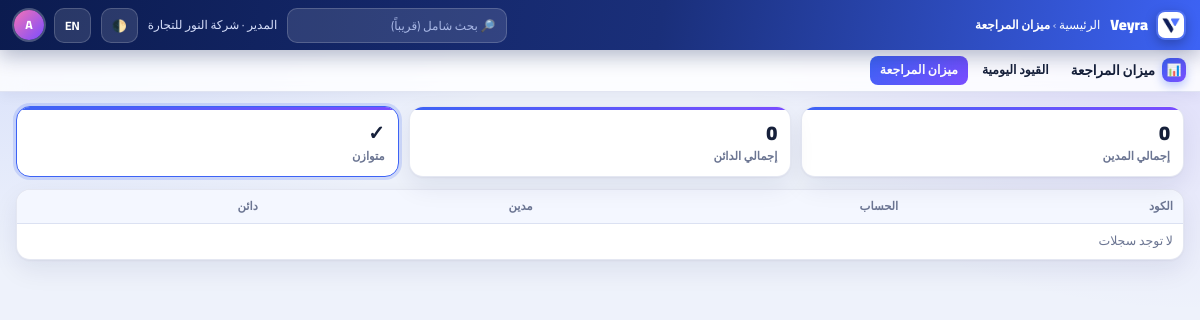
/accounting/trial-balance/ (signed in), run on the app's committed database.
### accounts/models.py (models this page shows, shortened)
class User(AbstractUser):
    company = models.ForeignKey("core.Company", null=True, blank=True,
                                on_delete=models.PROTECT, related_name="users")
    is_company_manager = models.BooleanField("مدير الشركة", default=False)
    allowed_modules = models.ManyToManyField("core.Module", blank=True, related_name="users")
    must_change_password = models.BooleanField("لازم يغيّر كلمة المرور", default=False)
    def accessible_codes(self):
        if not self.company_id:
            return set()
        from core.models import CompanyModule
        enabled = set(CompanyModule.objects.filter(company_id=self.company_id, enabled=True)
                      .values_list("module__code", flat=True))
        if self.is_superuser or self.is_company_manager:
            return enabled
        return enabled & set(self.allowed_modules.values_list("code", flat=True))
    def can_access(self, code):
        if self.is_superuser:
            return True

### core/models.py (models this page shows, shortened)
class TimeStampedModel(models.Model):
    created_at = models.DateTimeField(auto_now_add=True)
    updated_at = models.DateTimeField(auto_now=True)
    class Meta:
        abstract = True

class Company(TimeStampedModel):
    name = models.CharField("اسم الشركة", max_length=150)
    code = models.CharField("كود الشركة", max_length=20, unique=True)
    country = models.CharField("البلد", max_length=2, default="EG")
    currency = models.CharField("العملة", max_length=3, default="EGP")
    version = models.CharField("إصدار النظام", max_length=20, default="2.4.0")
    is_active = models.BooleanField("نشطة", default=True)

### accounting/views.py (the view)
# urls.py: path("accounting/trial-balance/", accounting_views.trial_balance_view, name="trial_balance"),
@module_required("accounting")
def trial_balance_view(request):
    rows, total_d, total_c = trial_balance(request.user.company)
    return render(request, "trial_balance.html", {
        "rows": rows, "total_d": total_d, "total_c": total_c,
        "balanced": total_d == total_c, "menus": [("القيود اليومية", "journal_list"), ("ميزان المراجعة", "trial_balance")],
        "icon": "📊", "title": "ميزان المراجعة",
    })

### accounting/services.py (called while the page is built)
def trial_balance(company):
    rows = []
    for acc in Account.objects.filter(company=company).order_by("code"):
        agg = JournalLine.objects.filter(account=acc, entry__company=company).aggregate(
            d=Sum("debit"), c=Sum("credit"))
        rows.append({"account": acc, "debit": agg["d"] or Decimal("0"), "credit": agg["c"] or Decimal("0")})
    total_d = sum((r["debit"] for r in rows), Decimal("0"))
    total_c = sum((r["credit"] for r in rows), Decimal("0"))
    return rows, total_d, total_c

### core/context_processors.py (called while the page is built)
def module_nav(request):
    user = getattr(request, "user", None)
    match = getattr(request, "resolver_match", None)
    if not user or not user.is_authenticated or not user.company_id or not match:
        return {"subs": []}
    code = URL_MODULE.get(match.url_name)
    if not code:
        return {"subs": []}
    allowed = user.accessible_codes()
    subs = [m for m in Module.objects.filter(parent__code=code) if m.code in allowed]
    return {"subs": subs, "current_module": code}

### core/i18n_dict.py (called while the page is built)
def translate(text, lang):
    if lang == "en":
        return EN.get(text, text)
    return text

### core/templatetags/veyra_i18n.py (called while the page is built)
@register.filter
def tr(value):
    if value is None:
        return ""
    return translate(str(value), get_language())

### templates/trial_balance.html (shortened to what this page needs)
{% extends "base.html" %}
{% load veyra_i18n %}
{% block crumb %}<a href="{% url 'home' %}">{{ 'الرئيسية'|tr }}</a> › <b>{{ title|tr }}</b>{% endblock %}
{% block modnav %}
<nav class="modnav">
  <span class="mname"><span class="mico">{{ icon }}</span>{{ title|tr }}</span>
  {% for label, url in menus %}<a href="{% url url %}" class="{% if url == request.resolver_match.url_name %}on{% endif %}">{{ label|tr }}</a>{% endfor %}
</nav>
{% endblock %}
{% block content %}
<div class="stats">
  <div class="stat"><div class="c">{{ total_d }}</div><div class="l">{{ 'إجمالي المدين'|tr }}</div></div>
  <div class="stat"><div class="c">{{ total_c }}</div><div class="l">{{ 'إجمالي الدائن'|tr }}</div></div>
  <div class="stat {% if balanced %}on{% endif %}"><div class="c">{% if balanced %}✓{% else %}✗{% endif %}</div><div class="l">{% if balanced %}{{ 'متوازن'|tr }}{% else %}{{ 'غير متوازن'|tr }}{% endif %}</div></div>
</div>
<table class="tbl">
  <thead><tr><th>{{ 'الكود'|tr }}</th><th>{{ 'الحساب'|tr }}</th><th>{{ 'مدين'|tr }}</th><th>{{ 'دائن'|tr }}</th></tr></thead>
  <tbody>
  {% for r in rows %}
    <tr><td>{{ r.account.code }}</td><td>{{ r.account.name }}</td><td>{{ r.debit }}</td><td>{{ r.credit }}</td></tr>
  {% empty %}<tr><td colspan="4" class="empty">{{ 'لا توجد سجلات'|tr }}</td></tr>{% endfor %}
  </tbody>
</table>
{% endblock %}

### templates/base.html (shortened to what this page needs)
{% load static i18n veyra_i18n %}<!DOCTYPE html>
<html lang="{{ request.LANGUAGE_CODE|default:'ar' }}" dir="{% if request.LANGUAGE_CODE == 'en' %}ltr{% else %}rtl{% endif %}" data-theme="light">
<head>
<link rel="stylesheet" href="{% static 'css/app.css' %}">
</head>
<body>
<header class="topbar">
  <a href="{% url 'home' %}" class="brand"><img class="logo" src="{% static 'img/logo.png' %}" alt="Veyra"> Veyra</a>
  <span class="crumb">{% block crumb %}<b>{% if request.LANGUAGE_CODE == 'en' %}Home{% else %}الرئيسية{% endif %}</b>{% endblock %}</span>
  {% if user.is_authenticated %}
  <input class="search" placeholder="🔎 {{ 'بحث شامل (قريباً)'|tr }}" disabled>
  <span class="who">{{ user.get_full_name|default:user.username }}{% if user.company %} · {{ user.company.name }}{% endif %}</span>
  {% endif %}
  <button class="iconbtn" id="theme-btn" type="button" onclick="toggleTheme()" title="dark / light">🌓</button>
  <form class="lang-form" method="post" action="{% url 'set_language' %}">{% csrf_token %}
    <button class="iconbtn" type="submit">{% if request.LANGUAGE_CODE == 'en' %}عربي{% else %}EN{% endif %}</button>
  </form>
  {% if user.is_authenticated %}
  <details class="dd">
    <summary><span class="avatar">{{ user.username|slice:":1"|upper }}</span></summary>
  </details>
  {% else %}
  <a class="btn sm" href="{% url 'login' %}">{{ 'دخول'|tr }}</a>
  {% endif %}
</header>
{% block modnav %}{% endblock %}
<main class="rise">
  {% block content %}{% endblock %}
</main>
</body>
</html>

### static/css/app.css (style rules this page uses)
:root { --navy:#0B1B4F;--navy2:#1A2F7A;--blue:#3D63F5;--violet:#7A4DFF;--text:#16203A;--muted:#6B7592;--line:rgba(120,135,190,.2);--card:#ffffff;--glass:rgba(255,255,255,.82);--bg:#EEF2FB;--th:#F4F7FF;--shadow:0 1px 2px rgba(11,27,79,.05),0 10px 26px rgba(11,27,79,.08);--shadow-lg:0 18px 44px rgba(61,99,245,.2) }
* { box-sizing:border-box }
html,body { width:100%;min-height:100% }
body { margin:0;font-family:"Cairo","Segoe UI",Tahoma,Arial,sans-serif;color:var(--text);background:radial-gradient(900px 520px at 0% -5%,rgba(61,99,245,.16),transparent 60%),radial-gradient(800px 520px at 100% 0%,rgba(122,77,255,.14),transparent 60%),var(--bg);background-attachment:fixed;font-size:13px;line-height:1.5 }
a { color:inherit }
.topbar { position:sticky;top:0;z-index:30;display:flex;align-items:center;gap:10px;height:50px;padding:0 14px;background:linear-gradient(100deg,var(--navy),var(--navy2) 55%,var(--blue));color:#fff;box-shadow:0 6px 20px rgba(11,27,79,.3) }
.topbar a { text-decoration:none;color:#fff }
.brand { display:flex;align-items:center;gap:8px;font-weight:900;font-size:15px }
.brand img.logo { width:30px;height:30px;border-radius:9px;object-fit:contain;background:rgba(255,255,255,.1);padding:2px;box-shadow:0 4px 12px rgba(0,0,0,.25) }
.crumb { color:#BFCBF2;font-size:12px }
.crumb b { color:#fff }
.search { width:220px;background:rgba(255,255,255,.12);border:1px solid rgba(255,255,255,.18);color:#fff;padding:5px 11px;border-radius:10px;font-size:12px;font-family:inherit }
.search::placeholder { color:#A9B8E6 }
.iconbtn { background:rgba(255,255,255,.12);border:1px solid rgba(255,255,255,.18);color:#fff;border-radius:10px;padding:5px 10px;font-size:12px;font-weight:700;cursor:pointer;font-family:inherit }
.who { font-size:12px;color:#D6DEFA }
.avatar { display:inline-flex;width:30px;height:30px;border-radius:50%;background:linear-gradient(135deg,#F472B6,#7A4DFF);align-items:center;justify-content:center;font-weight:800;font-size:12px;box-shadow:0 0 0 2px rgba(255,255,255,.25);cursor:pointer }
details.dd { position:relative }
details.dd>summary { list-style:none;cursor:pointer }
.modnav { display:flex;align-items:center;gap:4px;padding:6px 14px;background:var(--glass);backdrop-filter:blur(12px);border-bottom:1px solid var(--line);position:sticky;top:50px;z-index:25;flex-wrap:wrap;box-shadow:0 4px 14px rgba(11,27,79,.05) }
.mname { display:flex;align-items:center;gap:7px;font-weight:900;font-size:13.5px;margin-inline-end:8px }
.mico { width:24px;height:24px;border-radius:8px;background:linear-gradient(135deg,var(--blue),var(--violet));display:inline-flex;align-items:center;justify-content:center;font-size:12px;box-shadow:0 4px 10px rgba(61,99,245,.35) }
.modnav a { padding:5px 10px;border-radius:8px;text-decoration:none;font-weight:700;font-size:12.5px;color:var(--text) }
.modnav a.on { background:linear-gradient(135deg,var(--blue),var(--violet));color:#fff }
main { padding:14px 16px 40px;width:100%;margin:0 }
.rise { animation:rise .4s cubic-bezier(.2,.8,.2,1) both }
.empty { text-align:center;color:var(--muted);padding:24px }
.stats { display:grid;grid-template-columns:repeat(auto-fit,minmax(130px,1fr));gap:10px;margin:0 0 12px }
.stat { position:relative;overflow:hidden;padding:11px 13px;border-radius:14px;background:var(--card);border:1px solid var(--line);box-shadow:var(--shadow);text-decoration:none;color:var(--text);transition:transform .2s,box-shadow .2s }
.stat::before { content:"";position:absolute;top:0;right:0;left:0;height:3px;background:linear-gradient(90deg,var(--blue),var(--violet)) }
.stat .c { font-size:20px;font-weight:900 }
.stat .l { font-size:11.5px;color:var(--muted);font-weight:700 }
.stat.on { border-color:var(--blue);box-shadow:0 0 0 3px rgba(61,99,245,.18) }
.tbl { width:100%;border-collapse:separate;border-spacing:0;background:var(--card);border:1px solid var(--line);border-radius:14px;overflow:hidden;box-shadow:var(--shadow) }
.tbl th,.tbl td { padding:8px 10px;text-align:start;border-bottom:1px solid var(--line);white-space:nowrap;font-size:12.5px }
.tbl th { font-size:11.5px;color:var(--muted);background:var(--th);font-weight:800 }
.tbl tbody tr { transition:background .2s }
.tbl tbody tr:last-child td { border-bottom:none }
input,select,textarea { font-family:inherit;font-size:12.5px;padding:7px 10px;border-radius:10px;border:1px solid var(--line);background:var(--card);color:var(--text);outline:none;transition:border-color .2s,box-shadow .2s }
.lang-form { margin:0 }

### data on the page
User: get_full_name "المدير", company.name "شركة النور للتجارة", username "A"

### other printed values
{{ 'الرئيسية'|tr }} "الرئيسية"
{{ title|tr }} "ميزان المراجعة"
{{ icon }} "📊"
{{ label|tr }} "القيود اليومية" "ميزان المراجعة"
{{ total_d }} "0"
{{ 'إجمالي المدين'|tr }} "إجمالي المدين"
{{ total_c }} "0"
{{ 'إجمالي الدائن'|tr }} "إجمالي الدائن"
{{ 'متوازن'|tr }} "متوازن"
{{ 'الكود'|tr }} "الكود"
{{ 'الحساب'|tr }} "الحساب"
{{ 'مدين'|tr }} "مدين"
{{ 'دائن'|tr }} "دائن"
{{ 'لا توجد سجلات'|tr }} "لا توجد سجلات"
